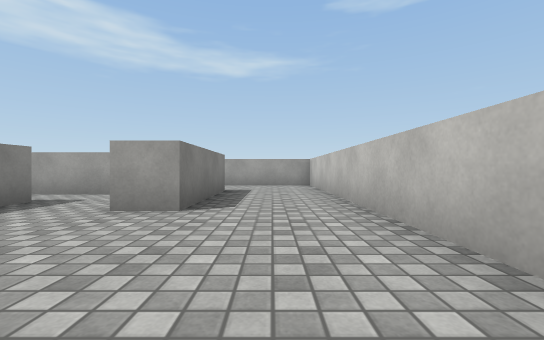
view 1 (above)

12 first-person views from a walk through a Unity game level. The camera is 0.58 m above the floor, looks level and sees 90° across. The floor is counted in squares, 1 m on a side. Each view is taken from the middle of a square. On the plan, view 1 faces up. The plan holds only what a view shows up to about 9 squares ahead; the rest is blank. The place goes on beyond the plan. The player character is not drawn. Surface patterns are stand-ins for the level's own textures.

view 2
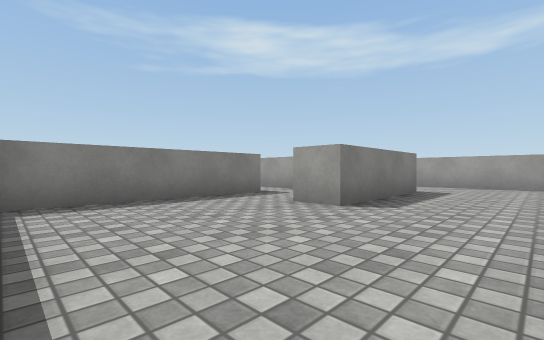

view 3
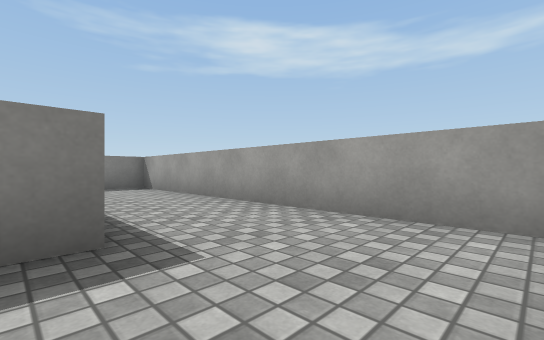

view 4
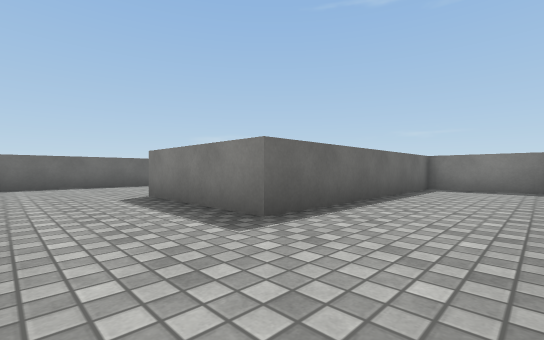

view 5
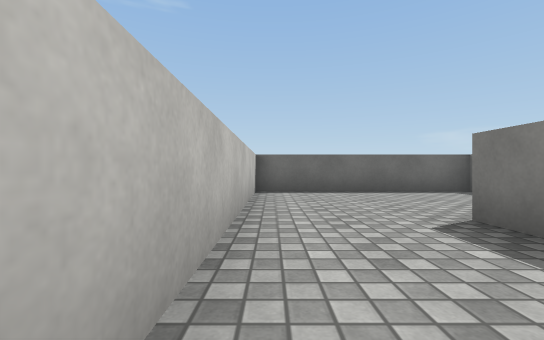

view 6
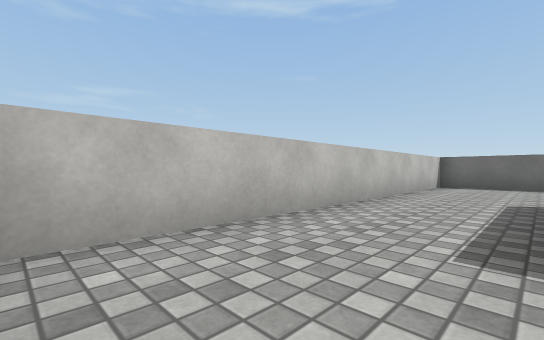

view 7
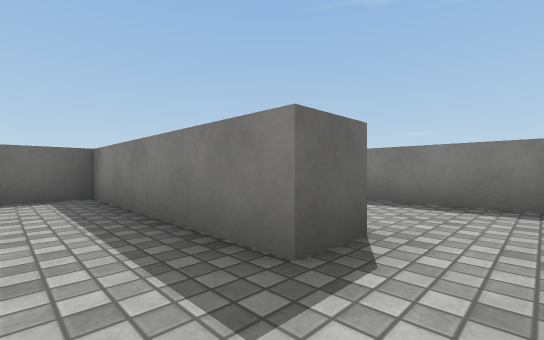

view 8
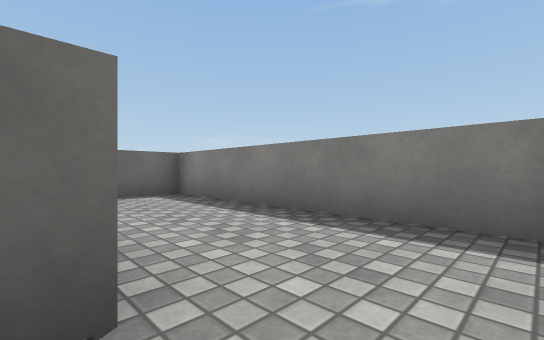

view 9
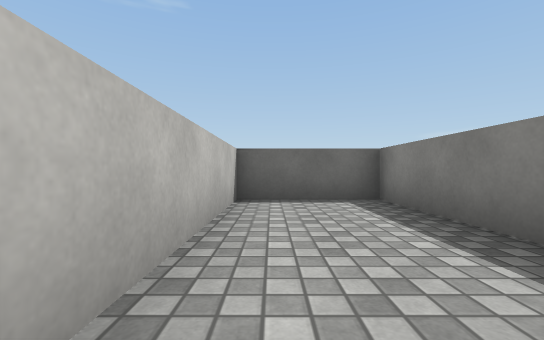

view 10
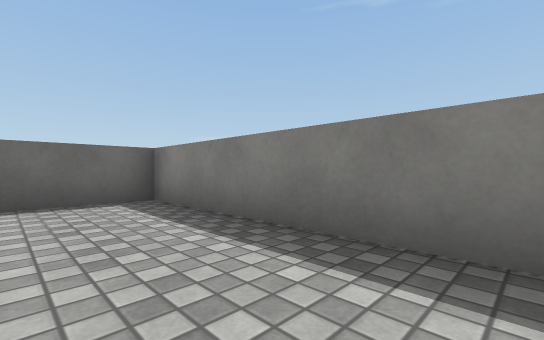

view 11
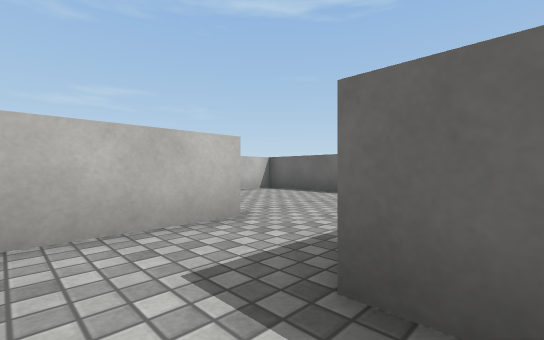

view 12
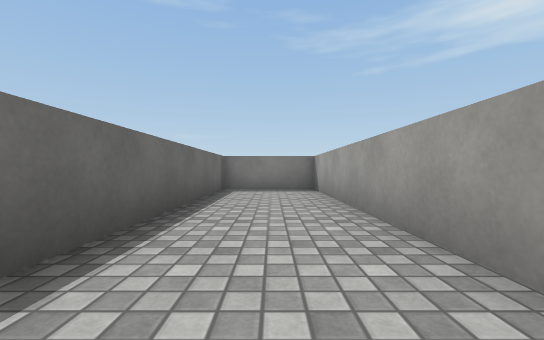

### Floor plan
Ten units are one square. View 1 is at (0, 0); x grows to the right and y downward. Boxes are objects, and circles mark ways between rooms. Rooms are numbered by the first view taken in them; rooms with no view inside come last. Other rooms are left out.
<svg viewBox="-86 -108 105 116">
<path fill="none" stroke="#000" d="M-43 -49 -43 3 14 3 14 -100M10 -103 -81 -103 -81 -76 -13 -76 -13 -39 -23 -39M-38 -65 -58 -65M-54 -49 -43 -49M-23 -39 -23 -60M-81 -60 -81 3 -53 3 -53 -44"/>
<circle cx="-35" cy="-40" r="3" fill="#2a7"/>
<circle cx="-50" cy="-55" r="3" fill="#2a7"/>
<text x="-10" y="-50">1</text>
<text x="-40" y="-60">2</text>
<text x="-70" y="-30">3</text>
</svg>
Room 1 opens to room 2. Room 2 opens to room 3.

Where each view was taken, in squares from view 1:
view 1: 0 up, 0 right, facing up
view 2: 0 up, 1 right, facing up-left
view 3: 7 up, 1 right, facing up-left
view 4: 10 up, 1 right, facing down-left
view 5: 7 up, 1 right, facing down
view 6: 10 up, 1 left, facing down-right
view 7: 6 up, 3 left, facing down-left
view 8: 6 up, 5 left, facing down-left
view 9: 5 up, 6 left, facing down
view 10: 5 up, 6 left, facing down-left
view 11: 6 up, 5 left, facing down-right
view 12: 9 up, 0 right, facing left
